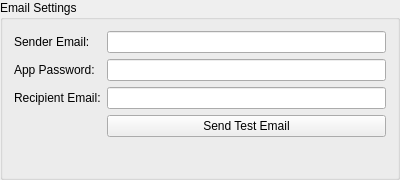
<?xml version="1.0" encoding="UTF-8"?>
<ui version="4.0">
 <class>EmailSettings</class>
 <widget class="QGroupBox" name="EmailSettings">
  <property name="geometry">
   <rect>
    <x>0</x>
    <y>0</y>
    <width>400</width>
    <height>180</height>
   </rect>
  </property>
  <property name="title">
   <string>Email Settings</string>
  </property>
  <layout class="QFormLayout" name="formLayout">
   <item row="0" column="0">
    <widget class="QLabel" name="label">
     <property name="text">
      <string>Sender Email:</string>
     </property>
    </widget>
   </item>
   <item row="0" column="1">
    <widget class="QLineEdit" name="sender_email"/>
   </item>
   <item row="1" column="0">
    <widget class="QLabel" name="label_2">
     <property name="text">
      <string>App Password:</string>
     </property>
    </widget>
   </item>
   <item row="1" column="1">
    <widget class="QLineEdit" name="email_password">
     <property name="echoMode">
      <enum>QLineEdit::Password</enum>
     </property>
    </widget>
   </item>
   <item row="2" column="0">
    <widget class="QLabel" name="label_3">
     <property name="text">
      <string>Recipient Email:</string>
     </property>
    </widget>
   </item>
   <item row="2" column="1">
    <widget class="QLineEdit" name="recipient_email"/>
   </item>
   <item row="3" column="1">
    <widget class="QPushButton" name="test_email_button">
     <property name="text">
      <string>Send Test Email</string>
     </property>
    </widget>
   </item>
  </layout>
 </widget>
 <resources/>
 <connections/>
</ui> 
